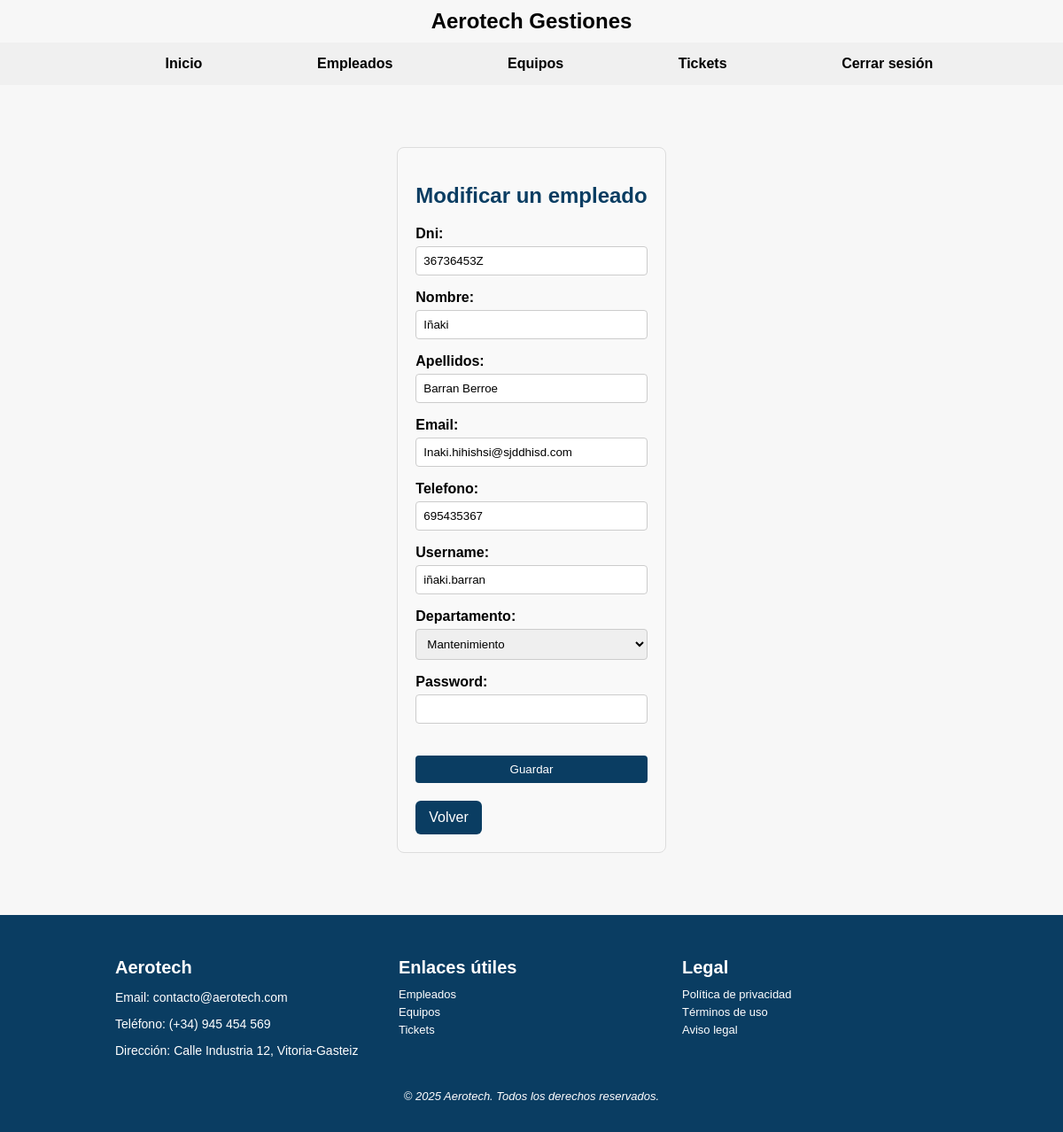
Page /Aerotech/empleado/23/modificar/ (signed in) on the committed database.
### Aerotech/models.py (models this page shows, shortened)
class Empleado(models.Model):
    DEPARTAMENTOS = [
        ('Dirección', 'Dirección'),
        ('Mantenimiento', 'Mantenimiento'),
        ('Logística', 'Logística'),
    ]
    dni = models.CharField(max_length=9, unique=True)
    nombre = models.CharField(max_length=100)
    apellidos = models.CharField(max_length=150)
    email = models.EmailField()
    telefono = models.CharField(max_length=15)
    username = models.CharField(max_length=150, unique=True, null=True, blank=True)
    departamento = models.CharField(max_length=50, choices=DEPARTAMENTOS)
    password = models.CharField(max_length=100, default="")   # PRUEBA PARA VER SI FUNCIONA EL LOGGER y pss VACIA

### Aerotech/views.py (the view, shortened to what this page needs)
# urls.py: path('empleado/<int:pk>/modificar/', views.ModificarEmpleado.as_view(), name='modificar-empleado'),
class ModificarEmpleado(UpdateView):
    model = Empleado
    template_name = 'modificar_empleado.html'
    form_class = EmpleadoForm
    success_url = reverse_lazy('lista-empleados')
    def dispatch(self, request, *args, **kwargs):  # Prueba para el logger y protección de navegación
        if "empleado_id" not in request.session:
            return redirect("login-empleado")
        return super().dispatch(request, *args, **kwargs)

### Aerotech/forms.py
class EmpleadoForm(forms.ModelForm):
    class Meta:
        model = Empleado
        fields = '__all__'

### Aerotech/templates/modificar_empleado.html (shortened to what this page needs)
{% extends 'Base.html' %}
{% block content %}
<div class="modificar-empleado">
    <h2> Modificar un empleado </h2>
    <form action="" method="post">
        {{form.as_p}}
        <button type="submit">Guardar</button>
        <a class="btn" href="{% url 'lista-empleados' %}">Volver</a>
    </form>
</div>
{% endblock %}

### static/css/estilos.css (style rules this page uses)
html, body { height: 100%; padding: 0; display: flex; flex-direction: column; font-family: Arial, sans-serif; margin: 0px; background-color: #f7f7f7; }
.btn { display: inline-block; margin-top: 20px; padding: 10px 15px; background-color: #0a3d62; color: white; text-decoration: none; border-radius: 6px; transition: background-color 0.3s ease; }
.formulario-login, .modificar-equipo, .modificar-empleado, .modificar-ticket, .crear-equipo, .crear-ticket, .crear-empleado { max-width: 600px; margin: 40px auto; padding: 20px; background-color: #f9f9f9; font-family: Arial, sans-serif; border: 1px solid #ddd; border-radius: 8px; }
.formulario-login h2, .modificar-equipo h2, .modificar-empleado h2, .modificar-ticket h2, .crear-equipo h2, .crear-ticket h2, .crear-empleado h2 { text-align: center; margin-bottom: 20px; color: #0a3d62; }
.formulario-login form label, .modificar-equipo form label, .modificar-empleado form label, .modificar-ticket form label, .crear-equipo form label, .crear-ticket form label, .crear-empleado form label { display: block; margin-top: 15px; font-weight: bold; }
.formulario-login input, .modificar-equipo form input, .modificar-equipo form select, .modificar-equipo form button, .modificar-empleado form input, .modificar-empleado form select, .modificar-empleado form button, .modificar-ticket form input, .modificar-ticket form select, .modificar-ticket form button, .crear-equipo form input, .crear-equipo form select, .crear-equipo form button, .crear-ticket form input, .crear-ticket form select, .crear-ticket form textarea, .crear-ticket form button, .crear-empleado form input, .crear-empleado form select, .crear-empleado form button { width: 100%; padding: 8px; margin-top: 5px; box-sizing: border-box; border: 1px solid #ccc; border-radius: 4px; }
.formulario-login form button, .modificar-equipo form button, .modificar-empleado form button, .modificar-ticket form button, .crear-equipo form button, .crear-ticket form button, .crear-empleado form button { background-color: #0a3d62; color: white; border: none; margin-top: 20px; }
.modificar-equipo a, .modificar-empleado a, .modificar-ticket a, .crear-equipo a, .crear-ticket a, .crear-empleado a { display: inline-block; margin-top: 20px; color: #ffffff; text-decoration: none; }

### rows in the picture
Empleado: dni "36736453Z", nombre "Iñaki", apellidos "Barran Berroe", email "Inaki.hihishsi@sjddhisd.com", telefono "695435367", username "iñaki.barran", departamento "Mantenimiento"
